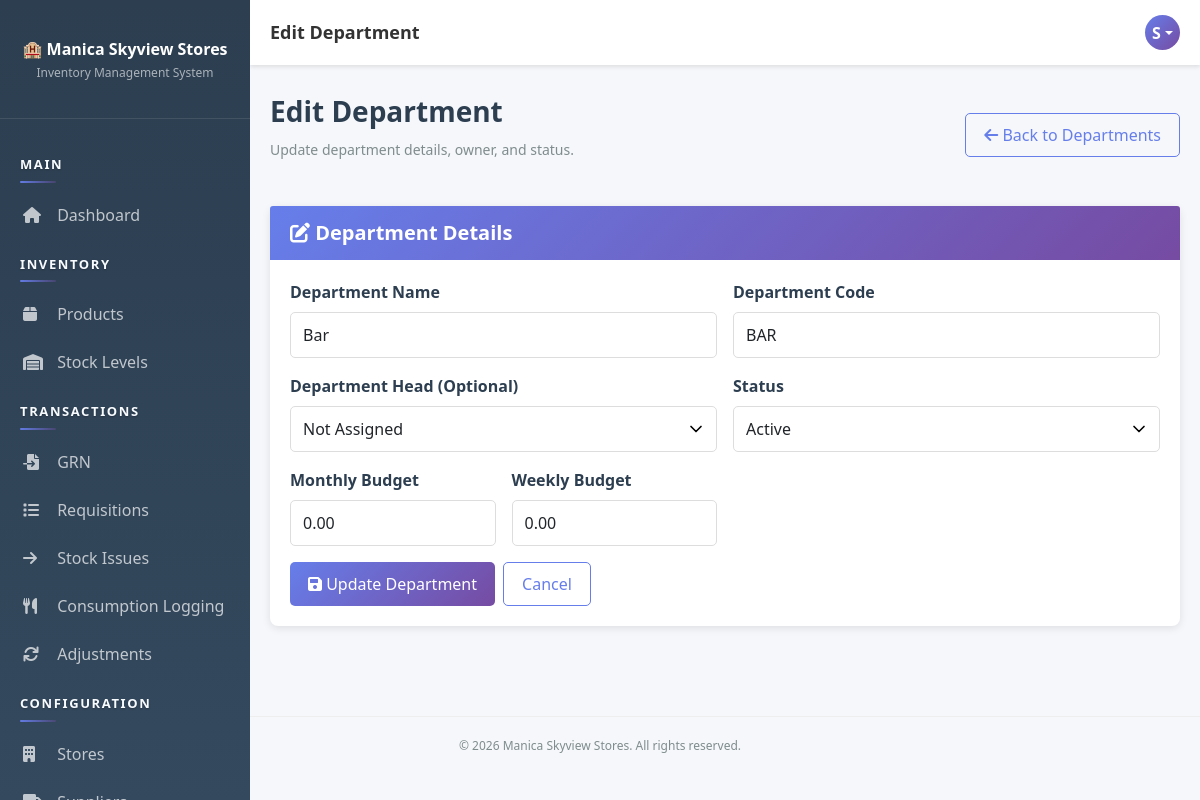
Page /pages/departments/edit.php?id=2 (signed in) on the committed database.
### tables this page shows
CREATE TABLE `users` (
  `user_id` int(11) NOT NULL AUTO_INCREMENT,
  `username` varchar(50) NOT NULL,
  `email` varchar(100) NOT NULL,
  `password` varchar(255) NOT NULL,
  `full_name` varchar(100) NOT NULL,
  `role_id` int(11) NOT NULL,
  `status` enum('active','inactive') DEFAULT 'active',
  `created_at` timestamp NOT NULL DEFAULT current_timestamp(),
  `updated_at` timestamp NOT NULL DEFAULT current_timestamp() ON UPDATE current_timestamp(),
  PRIMARY KEY (`user_id`),
  UNIQUE KEY `username` (`username`),
  UNIQUE KEY `email` (`email`),
  KEY `role_id` (`role_id`),
  CONSTRAINT `users_ibfk_1` FOREIGN KEY (`role_id`) REFERENCES `roles` (`role_id`)
);

CREATE TABLE `departments` (
  `dept_id` int(11) NOT NULL AUTO_INCREMENT,
  `dept_name` varchar(100) NOT NULL,
  `dept_code` varchar(20) NOT NULL,
  `head_user_id` int(11) DEFAULT NULL,
  `status` enum('active','inactive') DEFAULT 'active',
  `monthly_budget` decimal(12,2) NOT NULL DEFAULT 0.00,
  `weekly_budget` decimal(12,2) NOT NULL DEFAULT 0.00,
  `created_at` timestamp NOT NULL DEFAULT current_timestamp(),
  PRIMARY KEY (`dept_id`),
  UNIQUE KEY `dept_code` (`dept_code`),
  KEY `head_user_id` (`head_user_id`),
  CONSTRAINT `departments_ibfk_1` FOREIGN KEY (`head_user_id`) REFERENCES `users` (`user_id`)
);

### app/bootstrap.php (called while the page is built, shortened)
<?php
function autoload($class) {
    $paths = [
        __DIR__ . '/helpers/' . $class . '.php',
        __DIR__ . '/models/' . $class . '.php',
        __DIR__ . '/controllers/' . $class . '.php'
    ];
    foreach ($paths as $path) {
        if (file_exists($path)) {
            return;
        }
    }
}
function isAuthenticated() {
    $auth = new Auth();
    return $auth->isLoggedIn() && $auth->checkSessionTimeout();
}
function getCurrentUser() {
    if (isAuthenticated()) {
        $db = Database::getInstance()->getConnection();
        $userId = $_SESSION['user_id'];
        $sql = "SELECT u.*, r.role_name FROM users u
                JOIN roles r ON u.role_id = r.role_id
                WHERE u.user_id = ?";
        $stmt = $db->prepare($sql);
        $stmt->bind_param('i', $userId);
        $stmt->execute();
        return $stmt->get_result()->fetch_assoc();
    }
    return null;
}

### app/helpers/Database.php (called while the page is built, shortened)
<?php
class Database {
    private static $instance = null;
    private $connection = null;
    private function __construct() {
        try {
            $this->connection = new mysqli(DB_HOST, DB_USER, DB_PASS, DB_NAME);
            $this->connection->set_charset('utf8mb4');
        } catch (Exception $e) {
            die('Error: ' . $e->getMessage());
        }
    }
    public static function getInstance() {
        if (self::$instance === null) {
            self::$instance = new Database();
        }
        return self::$instance;
    }
    public function getConnection() {
        return $this->connection;
    }
}

### app/helpers/Auth.php (called while the page is built, shortened)
<?php
class Auth {
    public function __construct() {
        $this->db = Database::getInstance()->getConnection();
    }
    private function ensurePasswordResetTable() {
        $sql = "CREATE TABLE IF NOT EXISTS password_reset_tokens (
            token_id INT PRIMARY KEY AUTO_INCREMENT,
            user_id INT NOT NULL,
            token_hash VARCHAR(64) NOT NULL,
            expires_at DATETIME NOT NULL,
            used_at DATETIME NULL,
            created_at TIMESTAMP DEFAULT CURRENT_TIMESTAMP,
            FOREIGN KEY (user_id) REFERENCES users(user_id) ON DELETE CASCADE,
            INDEX idx_reset_token_hash (token_hash),
            INDEX idx_reset_token_user (user_id),
            INDEX idx_reset_token_expires (expires_at)
        )";
    }
    public function isLoggedIn() {
        return isset($_SESSION['user_id']);
    }
    public function checkSessionTimeout() {
        return true;
    }
}

### app/controllers/Controller.php (called while the page is built, shortened)
<?php
class Controller {
    protected $db;
    public function __construct() {
        $this->db = Database::getInstance()->getConnection();
        $this->loadCurrentUser();
    }
    protected function loadCurrentUser() {
        if (isset($_SESSION['user_id'])) {
            $sql = "SELECT u.*, r.role_name FROM users u
                    JOIN roles r ON u.role_id = r.role_id
                    WHERE u.user_id = ?";
            $stmt = $this->db->prepare($sql);
            $stmt->bind_param('i', $_SESSION['user_id']);
            $stmt->execute();
            $this->currentUser = $stmt->get_result()->fetch_assoc();
        }
    }
}

### app/controllers/DepartmentController.php (called while the page is built, shortened)
<?php
class DepartmentController extends Controller {
    private $departmentModel;
    public function __construct() {
        parent::__construct();
        $this->departmentModel = new Department();
    }
    public function getById($departmentId) {
        return $this->departmentModel->findById((int)$departmentId, 'departments');
    }
}

### app/models/Model.php (called while the page is built, shortened)
<?php
class Model {
    protected $db;
    protected $table;
    public function __construct() {
        $this->db = Database::getInstance()->getConnection();
    }
    public function findById($id, $table = null) {
        $table = $table ?: $this->table;
        $id_field = $this->getIdField($table);
        $sql = "SELECT * FROM $table WHERE $id_field = ?";
        $stmt = $this->db->prepare($sql);
        $stmt->bind_param('i', $id);
        $stmt->execute();
        return $stmt->get_result()->fetch_assoc();
    }
    protected function getIdField($table) {
        $map = [
            'roles' => 'role_id',
            'users' => 'user_id',
            'stores' => 'store_id',
            'departments' => 'dept_id',
            'suppliers' => 'supplier_id',
            'categories' => 'category_id',
            'products' => 'product_id',
            'stock' => 'stock_id',
            'grn' => 'grn_id',
            'grn_items' => 'grn_item_id',
            'requisitions' => 'requisition_id',
            'requisition_items' => 'req_item_id',
            'stock_issues' => 'issue_id',
            'stock_issue_items' => 'issue_item_id',
            'stock_transactions' => 'transaction_id',
            'batch_tracking' => 'batch_id',
            'stock_adjustments' => 'adjustment_id',
            'adjustment_items' => 'adj_item_id',
            'reorder_alerts' => 'alert_id',
            'audit_log' => 'log_id'
        ];
        if (isset($map[$table])) {
            return $map[$table];
        }
        return rtrim($table, 's') . '_id';
    }
}

### pages/departments/edit.php (the view, shortened to what this page needs)
<?php
require_once __DIR__ . '/../../app/bootstrap.php';
$controller = new DepartmentController();
$departmentId = isset($_GET['id']) ? (int)$_GET['id'] : 0;
$department = $controller->getById($departmentId);
$formData = [
    'dept_name' => $department['dept_name'],
    'dept_code' => $department['dept_code'],
    'head_user_id' => (string)($department['head_user_id'] ?? ''),
    'monthly_budget' => (string)number_format((float)($department['monthly_budget'] ?? 0), 2, '.', ''),
    'weekly_budget' => (string)number_format((float)($department['weekly_budget'] ?? 0), 2, '.', ''),
    'status' => $department['status']
];
$pageTitle = 'Edit Department';
include __DIR__ . '/../../app/views/layout-header.php';
?>
<div class="page-header d-flex justify-content-between align-items-center">
    <div>
        <h1>Edit Department</h1>
        <p>Update department details, owner, and status.</p>
    </div>
    <a href="<?php echo SITE_URL; ?>pages/departments/index.php" class="btn btn-outline-primary">
        <i class="fas fa-arrow-left"></i> Back to Departments
    </a>
</div>
<div class="card">
    <div class="card-header">
        <h5><i class="fas fa-edit"></i> Department Details</h5>
    </div>
    <div class="card-body">
        <form method="POST" class="row g-3">
            <div class="col-md-6">
                <label class="form-label">Department Name</label>
                <input type="text" name="dept_name" class="form-control" required value="<?php echo htmlspecialchars($formData['dept_name']); ?>">
            </div>
            <div class="col-md-6">
                <label class="form-label">Department Code</label>
                <input type="text" name="dept_code" class="form-control" required maxlength="20" value="<?php echo htmlspecialchars($formData['dept_code']); ?>">
            </div>
            <div class="col-md-6">
                <label class="form-label">Department Head (Optional)</label>
                <select name="head_user_id" class="form-control">
                    <option value="">Not Assigned</option>
                </select>
            </div>
            <div class="col-md-6">
                <label class="form-label">Status</label>
                <select name="status" class="form-control">
                    <option value="active" <?php echo $formData['status'] === 'active' ? 'selected' : ''; ?>>Active</option>
                </select>
            </div>
            <div class="col-md-3">
                <label class="form-label">Monthly Budget</label>
                <input type="number" step="0.01" min="0" name="monthly_budget" class="form-control" value="<?php echo htmlspecialchars($formData['monthly_budget']); ?>">
            </div>
            <div class="col-md-3">
                <label class="form-label">Weekly Budget</label>
                <input type="number" step="0.01" min="0" name="weekly_budget" class="form-control" value="<?php echo htmlspecialchars($formData['weekly_budget']); ?>">
            </div>
            <div class="col-12 d-flex gap-2">
                <button type="submit" class="btn btn-primary"><i class="fas fa-save"></i> Update Department</button>
                <a href="<?php echo SITE_URL; ?>pages/departments/index.php" class="btn btn-outline-primary">Cancel</a>
            </div>
        </form>
    </div>
</div>
<?php include __DIR__ . '/../../app/views/layout-footer.php'; ?>

### app/views/layout-header.php (shortened to what this page needs)
<!DOCTYPE html>
<html lang="en">
<head>
    <link href="https://cdn.jsdelivr.net/npm/bootstrap@5.1.3/dist/css/bootstrap.min.css" rel="stylesheet">
    <link rel="stylesheet" href="https://cdnjs.cloudflare.com/ajax/libs/font-awesome/6.0.0/css/all.min.css">
    <link href="<?php echo SITE_URL; ?>public/css/style.css" rel="stylesheet">
</head>
<body>
    <div class="sidebar">
        <div class="brand">
            <h4>🏨 Manica Skyview Stores</h4>
            <p>Inventory Management System</p>
        </div>
        <nav class="nav flex-column">
            <?php include __DIR__ . '/partials/sidebar-nav.php'; ?>
        </nav>
    </div>
            <?php include __DIR__ . '/partials/sidebar-nav.php'; ?>
    <div class="topbar">
        <div class="topbar-title desktop-title">
            <?php echo $pageTitle ?? APP_NAME; ?>
        </div>
        <div class="topbar-right">
            <div class="user-profile dropdown">
                <div class="user-avatar dropdown-toggle" role="button" data-bs-toggle="dropdown" aria-expanded="false">
                    <?php
                    $user = getCurrentUser();
                    if ($user) {
                        echo strtoupper(substr($user['full_name'], 0, 1));
                    }
                    ?>
                </div>
            </div>
        </div>
    </div>
    <div class="main-content">

### public/css/style.css (style rules this page uses)
:root { --primary-color: #667eea; --secondary-color: #764ba2; --danger-color: #e74c3c; --success-color: #27ae60; --warning-color: #f39c12; --info-color: #3498db; --dark-color: #2c3e50; --light-color: #ecf0f1; }
* { margin: 0; padding: 0; box-sizing: border-box; }
body { font-family: 'Segoe UI', Tahoma, Geneva, Verdana, sans-serif; background-color: #f5f7fa; color: #333; }
.sidebar { background: linear-gradient(180deg, #2c3e50 0%, #34495e 100%); min-height: 100vh; height: 100vh; padding: 20px 0; position: fixed; width: 250px; left: 0; top: 0; overflow-y: auto; overflow-x: hidden; overscroll-behavior: contain; }
.sidebar .nav { padding-bottom: 20px; }
.sidebar .brand { padding: 20px; text-align: center; border-bottom: 1px solid rgba(255, 255, 255, 0.1); margin-bottom: 20px; }
.sidebar .brand h4 { color: white; font-weight: 600; font-size: 16px; margin-bottom: 5px; }
.sidebar .brand p { color: rgba(255, 255, 255, 0.6); font-size: 12px; }
.topbar { background: white; padding: 15px 20px; box-shadow: 0 2px 4px rgba(0, 0, 0, 0.1); margin-left: 250px; display: flex; justify-content: space-between; align-items: center; }
.topbar-title { font-size: 18px; font-weight: 600; color: #333; }
.topbar-right { display: flex; align-items: center; gap: 20px; }
.user-profile { display: flex; align-items: center; gap: 10px; }
.user-avatar { width: 35px; height: 35px; border-radius: 50%; background: linear-gradient(135deg, #667eea 0%, #764ba2 100%); display: flex; align-items: center; justify-content: center; color: white; font-weight: 600; }
.main-content { margin-left: 250px; padding: 30px 20px; }
.page-header { margin-bottom: 30px; }
.page-header h1 { font-size: 28px; font-weight: 600; color: #2c3e50; margin-bottom: 10px; }
.page-header p { color: #7f8c8d; font-size: 14px; }
.card { border: none; border-radius: 8px; box-shadow: 0 2px 8px rgba(0, 0, 0, 0.1); margin-bottom: 20px; transition: transform 0.2s, box-shadow 0.2s; }
.card-header { background: linear-gradient(135deg, #667eea 0%, #764ba2 100%); color: white; padding: 15px 20px; border-radius: 8px 8px 0 0; border: none; }
.card-header h5 { margin: 0; font-weight: 600; }
.card-body { padding: 20px; }
.btn { border-radius: 5px; font-weight: 500; padding: 9px 18px; transition: all 0.3s; border: none; }
.btn-primary { background: linear-gradient(135deg, #667eea 0%, #764ba2 100%); color: white; }
.btn-outline-primary { color: #667eea; border: 1px solid #667eea; }
.form-label { font-weight: 600; color: #2c3e50; margin-bottom: 8px; display: block; }
.form-control { border: 1px solid #ddd; border-radius: 5px; padding: 10px 12px; transition: border-color 0.3s; }
select.form-control { appearance: none; background-repeat: no-repeat; background-position: right 10px center; background-size: 20px; padding-right: 35px; }
.d-flex { display: flex; }
.justify-content-between { justify-content: space-between; }
.align-items-center { align-items: center; }
.gap-2 { gap: 10px; }

### rows in the picture
users: full_name "S"
departments: dept_name "Bar", dept_code "BAR", status "Active", monthly_budget "0.00", weekly_budget "0.00"

### other values in the picture
$pageTitle "Edit Department"
APP_NAME "Manica Skyview Stores"
